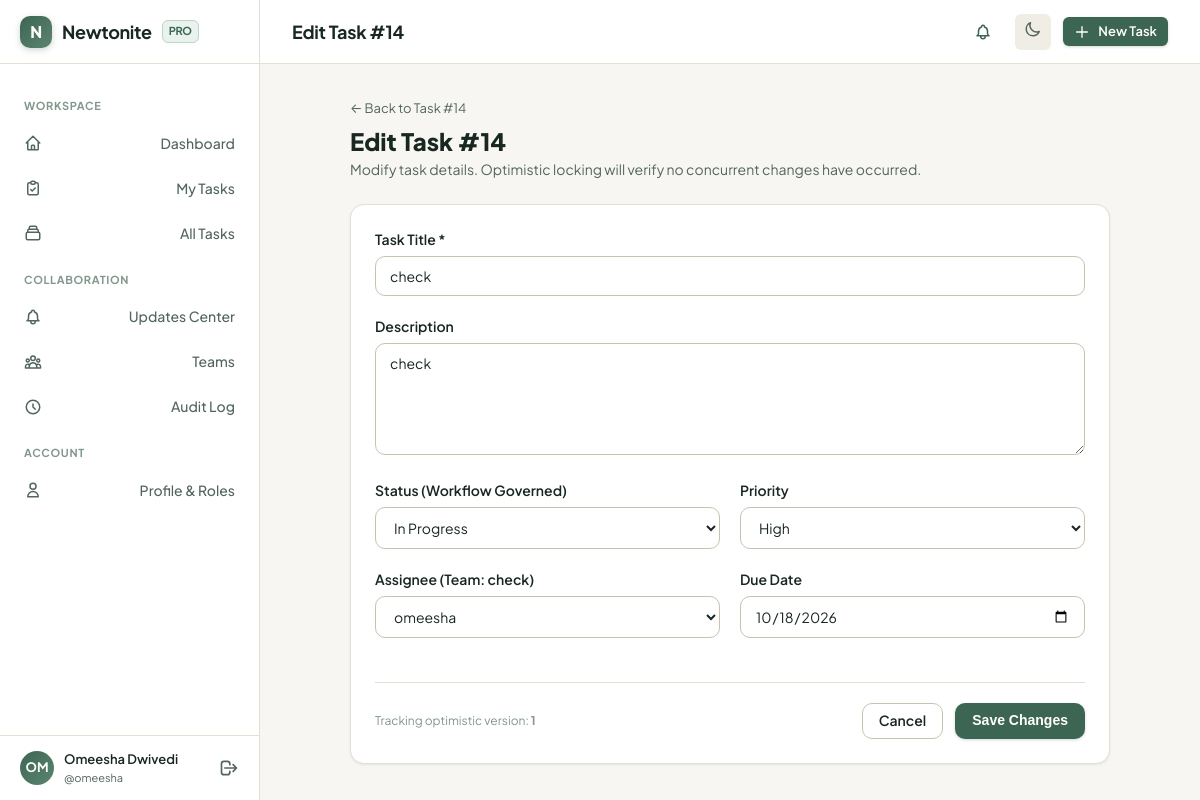
Screenshot of /tasks/14/edit/ (signed in) with the database file from the repository.
### tasks/models.py (models this page shows, shortened)
class Task(models.Model):
    title = models.CharField(max_length=200, help_text="Concise title for the task.")
    description = models.TextField(blank=True, help_text="Detailed description of what needs to be done.")
    status = models.CharField(
        max_length=20,
        choices=TaskStatus.choices,
        default=TaskStatus.OPEN,
        help_text="Current state in the task workflow."
    )
    priority = models.CharField(
        max_length=20,
        choices=TaskPriority.choices,
        default=TaskPriority.MEDIUM,
        help_text="Relative urgency or importance."
    )
    team = models.ForeignKey(
        Team,
        on_delete=models.CASCADE,
        related_name='tasks',
        help_text="Team responsible for this task."
    )
    assignee = models.ForeignKey(
        User,
        on_delete=models.SET_NULL,
        null=True,
        blank=True,
        related_name='assigned_tasks',
        help_text="Team member currently assigned to execute the task."
    )
    creator = models.ForeignKey(
        User,
        on_delete=models.PROTECT,
        related_name='created_tasks',
        help_text="User who created the task."
    )
    due_date = models.DateField(
        null=True,
        blank=True,
        help_text="Optional deadline for completion."
    )
    is_archived = models.BooleanField(
        default=False,
        help_text="Archived tasks are retained for audit history but hidden from active workflows."
    )
    archived_at = models.DateTimeField(null=True, blank=True)
    version = models.PositiveIntegerField(
        default=1,
        help_text="Incremented on every update for optimistic concurrency control (stale-update protection)."
    )
    created_at = models.DateTimeField(auto_now_add=True)
    updated_at = models.DateTimeField(auto_now=True)
    class Meta:
        ordering = ['-created_at']
        verbose_name = 'Task'
        verbose_name_plural = 'Tasks'
        indexes = [
            models.Index(fields=['team', 'is_archived', 'status'], name='task_team_arch_status_idx'),
            models.Index(fields=['team', 'is_archived', 'priority'], name='task_team_arch_prio_idx'),
            models.Index(fields=['assignee', 'is_archived', 'status'], name='task_assignee_status_idx'),
            models.Index(fields=['due_date'], name='task_due_date_idx'),
            models.Index(fields=['created_at'], name='task_created_at_idx'),
        ]

class Team(models.Model):
    name = models.CharField(max_length=100, unique=True, help_text="Unique name for the team.")
    description = models.TextField(blank=True, help_text="Short description of the team's mandate.")
    created_at = models.DateTimeField(auto_now_add=True)
    updated_at = models.DateTimeField(auto_now=True)
    class Meta:
        ordering = ['name']
        verbose_name = 'Team'
        verbose_name_plural = 'Teams'

### tasks/views.py (the view)
# urls.py: path('tasks/<int:pk>/edit/', views.task_edit_view, name='task_edit'),
@login_required
def task_edit_view(request, pk):
    task = get_object_or_404(
        Task.objects.select_related('team', 'assignee', 'creator'),
        pk=pk
    )
    if not can_edit_task(request.user, task):
        raise PermissionDenied("You do not have permission to edit this task.")
    conflict_error = None
    current_task = None
    if request.method == 'POST':
        form = TaskEditForm(request.POST, instance=task)
        if form.is_valid():
            submitted_version = form.cleaned_data['version']
            try:
                updated_task = TaskService.update_task(
                    user=request.user,
                    task=task,
                    title=form.cleaned_data['title'],
                    description=form.cleaned_data['description'],
                    priority=form.cleaned_data['priority'],
                    status=form.cleaned_data['status'],
                    assignee=form.cleaned_data['assignee'],
                    due_date=form.cleaned_data['due_date'],
                    submitted_version=submitted_version
                )
                messages.success(request, f"Task '{updated_task.title}' updated successfully.")
                return redirect('task_detail', pk=updated_task.pk)
            except StaleUpdateError as e:
                conflict_error = str(e)
                current_task = Task.objects.get(pk=task.pk)
                form.initial['version'] = current_task.version
                messages.error(request, "Concurrency Conflict: Someone else updated this task while you were editing.")
            except InvalidWorkflowTransitionError as e:
                form.add_error('status', e)
            except ValidationError as e:
                form.add_error(None, e)
            except PermissionDenied as e:
                messages.error(request, str(e))
    else:
        form = TaskEditForm(instance=task)
    context = {
        'title': f"Edit Task #{task.id}",
        'task': task,
        'form': form,
        'conflict_error': conflict_error,
        'current_task': current_task,
    }
    return render(request, 'tasks/edit.html', context)

### tasks/permissions.py (called while the page is built)
def is_system_admin(user):
    return user.is_authenticated and (user.is_superuser or user.is_staff)

def get_user_team_membership(user, team):
    if not user.is_authenticated:
        return None
    return TeamMembership.objects.filter(user=user, team=team).first()

def get_user_team_role(user, team):
    if not user.is_authenticated:
        return None
    if is_system_admin(user):
        return TeamRole.ADMIN
    membership = get_user_team_membership(user, team)
    return membership.role if membership else None

def can_edit_task(user, task):
    if not user.is_authenticated:
        return False
    if is_system_admin(user):
        return True
    role = get_user_team_role(user, task.team)
    if role in [TeamRole.ADMIN, TeamRole.MANAGER]:
        return True
    if role == TeamRole.MEMBER:
        return task.creator_id == user.id or task.assignee_id == user.id
    return False

### templates/tasks/edit.html (shortened to what this page needs)
{% extends 'base.html' %}
{% block page_title %}Edit Task #{{ task.id }}{% endblock %}
{% block content %}
<div style="max-width: 760px; margin: 0 auto;">
  <div style="margin-bottom: 1.5rem;">
    <a href="{% url 'task_detail' pk=task.pk %}" style="font-size: 0.8125rem; color: var(--text-muted);">&larr; Back to Task #{{ task.id }}</a>
    <h2 style="font-size: 1.5rem; font-weight: 800; color: var(--text-main); margin-top: 0.25rem;">Edit Task #{{ task.id }}</h2>
    <p style="color: var(--text-muted); font-size: 0.875rem;">Modify task details. Optimistic locking will verify no concurrent changes have occurred.</p>
  </div>
  <div class="card">
    <form method="post" action="{% url 'task_edit' pk=task.pk %}" novalidate id="task-edit-form">
      <div class="form-group">
        <label class="form-label" for="id_title">Task Title *</label>
        {{ form.title }}
      </div>
      <div class="form-group">
        <label class="form-label" for="id_description">Description</label>
        {{ form.description }}
      </div>
      <div style="display: grid; grid-template-columns: 1fr 1fr; gap: 1.25rem;">
        <div class="form-group">
          <label class="form-label" for="id_status">Status (Workflow Governed)</label>
          {{ form.status }}
        </div>
        <div class="form-group">
          <label class="form-label" for="id_priority">Priority</label>
          {{ form.priority }}
        </div>
      </div>
      <div style="display: grid; grid-template-columns: 1fr 1fr; gap: 1.25rem;">
        <div class="form-group">
          <label class="form-label" for="id_assignee">Assignee (Team: {{ task.team.name }})</label>
          {{ form.assignee }}
        </div>
        <div class="form-group">
          <label class="form-label" for="id_due_date">Due Date</label>
          {{ form.due_date }}
        </div>
      </div>
      <div style="display: flex; justify-content: space-between; align-items: center; margin-top: 1.5rem; padding-top: 1.25rem; border-top: 1px solid var(--border-subtle);">
        <span style="font-size: 0.75rem; color: var(--text-subtle);">
          Tracking optimistic version: <strong>{{ form.version.value }}</strong>
        </span>
        <div style="display: flex; gap: 0.75rem;">
          <a href="{% url 'task_detail' pk=task.pk %}" class="btn btn-secondary">Cancel</a>
          <button type="submit" class="btn btn-primary" id="btn-save-task">
            Save Changes
          </button>
        </div>
      </div>
    </form>
  </div>
</div>
{% endblock %}

### templates/base.html (shortened to what this page needs)
{% load static %}
<!DOCTYPE html>
<html lang="en">
<head>
  <link rel="stylesheet" href="{% static 'css/app.css' %}">
</head>
<body>
  {% if user.is_authenticated %}
  <div class="app-layout">
    <aside class="app-sidebar" id="app-sidebar">
      <div class="sidebar-header">
        <a href="{% url 'dashboard' %}" class="brand-link">
          <div class="brand-icon">N</div>
          <span>Newtonite</span>
          <span class="brand-badge">PRO</span>
        </a>
      </div>
      <nav class="sidebar-nav">
        <span class="nav-section-title">Workspace</span>
        <a href="{% url 'dashboard' %}" class="nav-item {% if request.resolver_match.url_name == 'dashboard' %}active{% endif %}" id="nav-dashboard">
          <svg fill="none" stroke="currentColor" viewBox="0 0 24 24"><path stroke-linecap="round" stroke-linejoin="round" stroke-width="2" d="M3 12l2-2m0 0l7-7 7 7M5 10v10a1 1 0 001 1h3m10-11l2 2m-2-2v10a1 1 0 01-1 1h-3m-6 0a1 1 0 001-1v-4a1 1 0 011-1h2a1 1 0 011 1v4a1 1 0 001 1m-6 0h6"/></svg>
          <span>Dashboard</span>
        </a>
        <a href="{% url 'task_list' %}?my=1" class="nav-item {% if request.GET.my == '1' %}active{% endif %}" id="nav-my-tasks">
          <svg fill="none" stroke="currentColor" viewBox="0 0 24 24"><path stroke-linecap="round" stroke-linejoin="round" stroke-width="2" d="M9 5H7a2 2 0 00-2 2v12a2 2 0 002 2h10a2 2 0 002-2V7a2 2 0 00-2-2h-2M9 5a2 2 0 002 2h2a2 2 0 002-2M9 5a2 2 0 012-2h2a2 2 0 012 2m-6 9l2 2 4-4"/></svg>
          <span>My Tasks</span>
        </a>
        <a href="{% url 'task_list' %}" class="nav-item {% if request.resolver_match.url_name == 'task_list' and not request.GET.my %}active{% endif %}" id="nav-all-tasks">
          <svg fill="none" stroke="currentColor" viewBox="0 0 24 24"><path stroke-linecap="round" stroke-linejoin="round" stroke-width="2" d="M19 11H5m14 0a2 2 0 012 2v6a2 2 0 01-2 2H5a2 2 0 01-2-2v-6a2 2 0 012-2m14 0V9a2 2 0 00-2-2M5 11V9a2 2 0 012-2m0 0V5a2 2 0 012-2h6a2 2 0 012 2v2M7 7h10"/></svg>
          <span>All Tasks</span>
        </a>
        <span class="nav-section-title">Collaboration</span>
        <a href="{% url 'updates_center' %}" class="nav-item {% if request.resolver_match.url_name == 'updates_center' %}active{% endif %}" id="nav-updates">
          <span>Updates Center</span>
        </a>
        <a href="{% url 'team_list' %}" class="nav-item {% if 'team' in request.resolver_match.url_name %}active{% endif %}" id="nav-teams">
          <span>Teams</span>
        </a>
        <a href="{% url 'activity_list' %}" class="nav-item {% if request.resolver_match.url_name == 'activity_list' %}active{% endif %}" id="nav-activity">
          <svg fill="none" stroke="currentColor" viewBox="0 0 24 24"><path stroke-linecap="round" stroke-linejoin="round" stroke-width="2" d="M12 8v4l3 3m6-3a9 9 0 11-18 0 9 9 0 0118 0z"/></svg>
          <span>Audit Log</span>
        </a>
        <span class="nav-section-title">Account</span>
        <a href="{% url 'profile' %}" class="nav-item {% if request.resolver_match.url_name == 'profile' %}active{% endif %}" id="nav-profile">
          <svg fill="none" stroke="currentColor" viewBox="0 0 24 24"><path stroke-linecap="round" stroke-linejoin="round" stroke-width="2" d="M16 7a4 4 0 11-8 0 4 4 0 018 0zM12 14a7 7 0 00-7 7h14a7 7 0 00-7-7z"/></svg>
          <span>Profile & Roles</span>
        </a>
      </nav>
      <div class="sidebar-footer">
        <div class="user-snippet">
          <div class="user-avatar">{{ user.username|slice:":2"|upper }}</div>
          <div class="user-info">
            <span class="user-name">{{ user.get_full_name|default:user.username }}</span>
            <span class="user-role-badge">@{{ user.username }}</span>
          </div>
        </div>
        <a href="{% url 'logout' %}" title="Log out" style="color: var(--text-muted); display: flex; align-items: center; justify-content: center; padding: var(--space-xs); border-radius: var(--radius-sm); transition: color var(--transition-fast);" aria-label="Log out">
          <svg width="20" height="20" fill="none" stroke="currentColor" viewBox="0 0 24 24"><path stroke-linecap="round" stroke-linejoin="round" stroke-width="2" d="M17 16l4-4m0 0l-4-4m4 4H7m6 4v1a3 3 0 01-3 3H6a3 3 0 01-3-3V7a3 3 0 013-3h4a3 3 0 013 3v1"/></svg>
        </a>
      </div>
    </aside>
    <div class="app-main">
      <header class="app-topbar">
        <div class="topbar-left">
          <h1 class="breadcrumb-title">{% block page_title %}{{ title|default:"Newtonite Task Tracker" }}{% endblock %}</h1>
        </div>
        <div class="topbar-right">
          <a href="{% url 'updates_center' %}" class="btn btn-outline btn-sm topbar-updates-btn" id="topbar-updates-btn" title="Updates Center" aria-label="View Updates">
          </a>
          <button type="button" class="btn btn-outline btn-sm theme-toggle-btn" id="theme-toggle-btn" title="Toggle Light / Dark Theme" aria-label="Toggle Light or Dark theme">
            <span class="theme-icon-moon" style="display:none;">
              <svg width="18" height="18" fill="none" stroke="currentColor" viewBox="0 0 24 24"><path stroke-linecap="round" stroke-linejoin="round" stroke-width="2" d="M20.354 15.354A9 9 0 018.646 3.646 9.003 9.003 0 0012 21a9.003 9.003 0 008.354-5.646z"/></svg>
            </span>
          </button>
          <a href="{% url 'task_create' %}" class="btn btn-primary btn-sm" id="topbar-create-task-btn">
            <svg width="16" height="16" fill="none" stroke="currentColor" viewBox="0 0 24 24"><path stroke-linecap="round" stroke-linejoin="round" stroke-width="2" d="M12 4v16m8-8H4"/></svg>
            <span>New Task</span>
          </a>
        </div>
      </header>
      <main class="page-container">
        {% block content %}{% endblock %}
      </main>
    </div>
  </div>
  {% else %}
  <main>
    {% block auth_content %}{% endblock %}
  </main>
  {% endif %}
</body>
</html>

### rows the page displays
Task: id "14", title "check", description "check", status "In Progress", priority "High", team.name "check", assignee "omeesha", due_date "10/18/2026"

### other values shown
{{ user.username|slice:":2"|upper }} "OM"
{{ user.get_full_name|default:user.username }} "Omeesha Dwivedi"
{{ user.username }} "omeesha"
